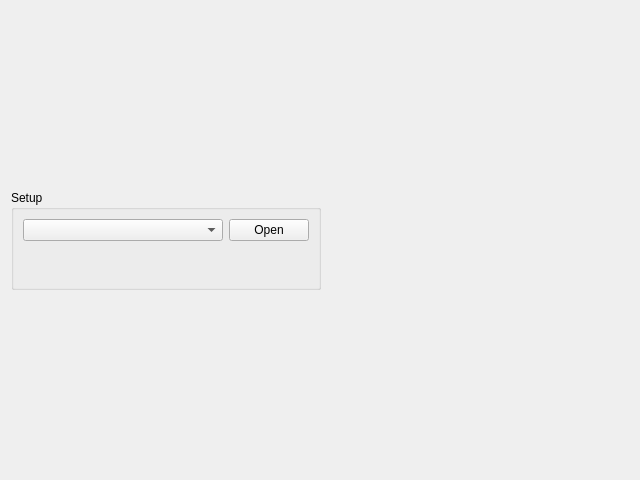
<?xml version="1.0" encoding="UTF-8"?>
<ui version="4.0">
 <class>TabTerm</class>
 <widget class="QWidget" name="TabTerm">
  <property name="geometry">
   <rect>
    <x>0</x>
    <y>0</y>
    <width>640</width>
    <height>480</height>
   </rect>
  </property>
  <property name="windowTitle">
   <string>Form</string>
  </property>
  <layout class="QVBoxLayout" name="verticalLayout_2">
   <item>
    <layout class="QHBoxLayout" name="horizontalLayout">
     <property name="spacing">
      <number>6</number>
     </property>
     <property name="sizeConstraint">
      <enum>QLayout::SetDefaultConstraint</enum>
     </property>
     <item>
      <widget class="QGroupBox" name="groupBox">
       <property name="sizePolicy">
        <sizepolicy hsizetype="Fixed" vsizetype="Fixed">
         <horstretch>0</horstretch>
         <verstretch>0</verstretch>
        </sizepolicy>
       </property>
       <property name="minimumSize">
        <size>
         <width>250</width>
         <height>100</height>
        </size>
       </property>
       <property name="title">
        <string>Setup</string>
       </property>
       <layout class="QFormLayout" name="formLayout">
        <item row="0" column="0">
         <layout class="QGridLayout" name="gridLayout">
          <item row="0" column="0">
           <widget class="QComboBox" name="comboBox_PortList">
            <property name="minimumSize">
             <size>
              <width>200</width>
              <height>0</height>
             </size>
            </property>
           </widget>
          </item>
          <item row="0" column="1">
           <widget class="QPushButton" name="pushButton_Open">
            <property name="text">
             <string>Open</string>
            </property>
           </widget>
          </item>
         </layout>
        </item>
       </layout>
      </widget>
     </item>
     <item>
      <widget class="QWidget" name="widget_2" native="true"/>
     </item>
    </layout>
   </item>
   <item>
    <layout class="QVBoxLayout" name="verticalLayout"/>
   </item>
  </layout>
 </widget>
 <resources/>
 <connections/>
</ui>
